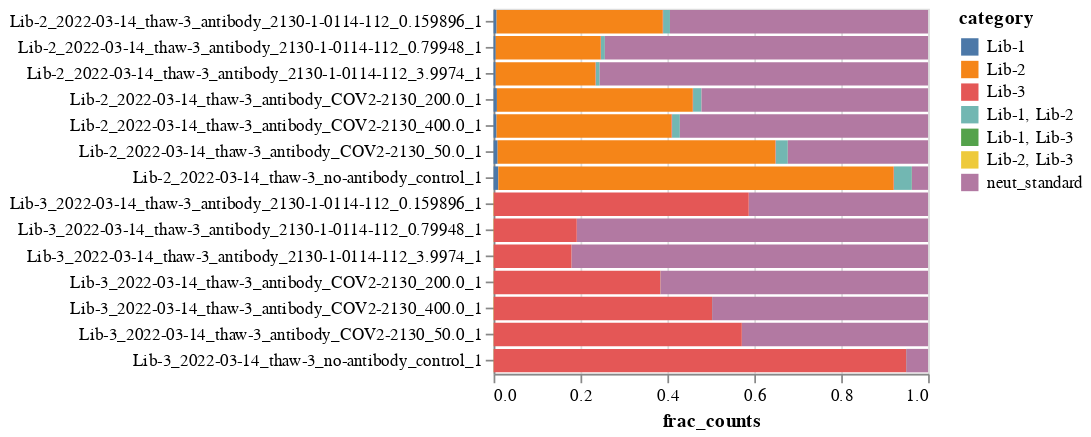

Notebook source saved alongside this figure:
### Markdown cell above
Plot which libraries overall barcode counts map to for each sample:

### Code cell
ordered_cats = (
    counts_by_library.sort_values(["n_libraries_w_barcode", "category"])["category"]
    .unique()
    .tolist()
)

category_selection = alt.selection_point(fields=["category"], bind="legend")

counts_by_library_chart = (
    alt.Chart(
        counts_by_library.assign(
            order=lambda x: x["category"].map(lambda s: ordered_cats.index(s))
        )
    )
    .encode(
        x=alt.X("frac_counts", scale=alt.Scale(domain=[0, 1])),
        y=alt.Y("library_sample", title=None),
        color=alt.Color("category", scale=alt.Scale(domain=ordered_cats)),
        order="order",
        tooltip=[
            alt.Tooltip(c, format=".2g") if c in {"n_counts", "frac_counts"} else c
            for c in counts_by_library.columns
            if c not in {"library_sample"}
        ],
    )
    .mark_bar()
    .properties(width=250, height=alt.Step(15))
    .configure_axis(labelLimit=500)
    .add_params(*selections, category_selection)
    .transform_filter(category_selection)
)
for selection in selections:
    counts_by_library_chart = counts_by_library_chart.transform_filter(selection)

counts_by_library_chart
